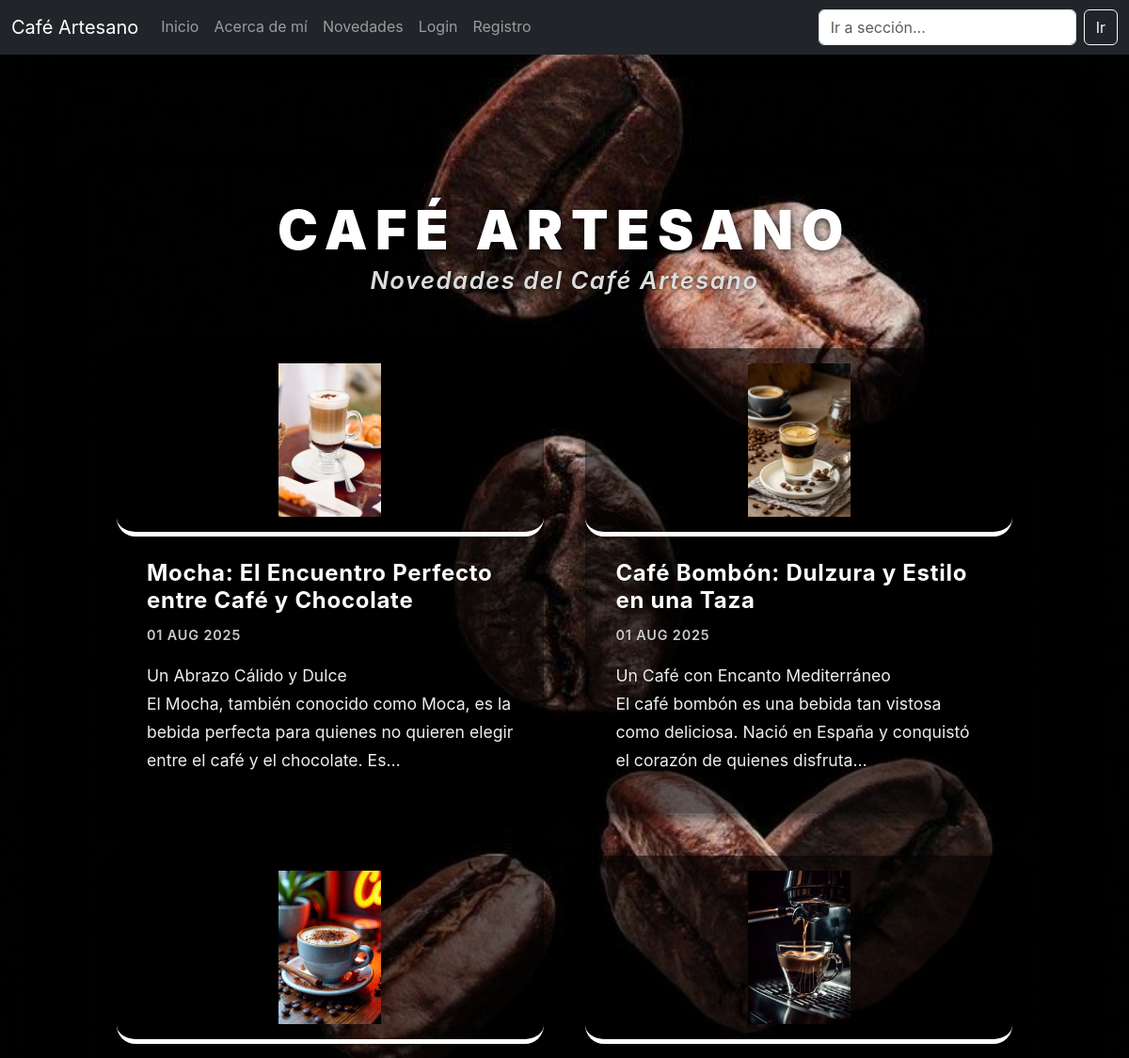
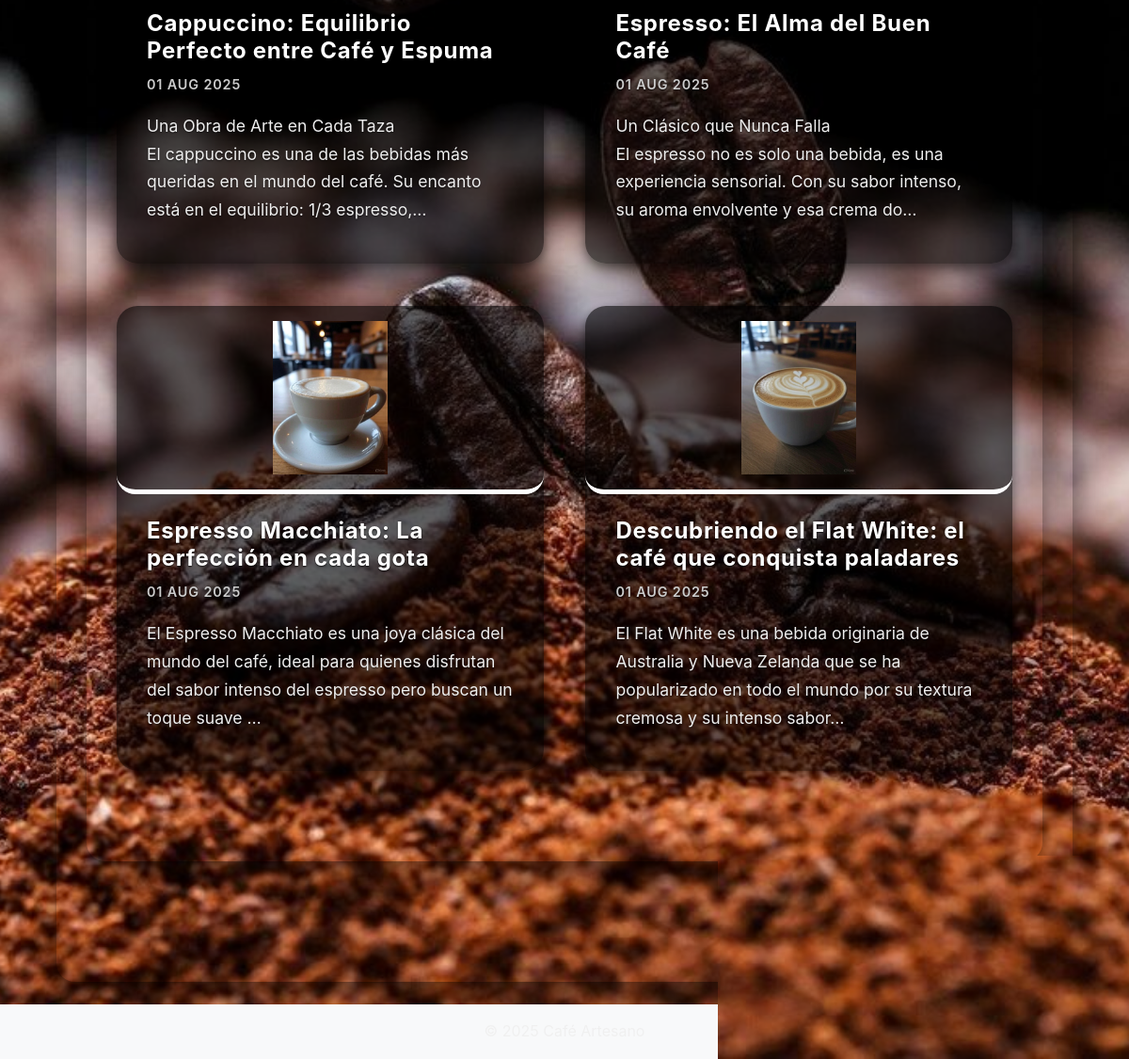
Page /novedades/pages/ on the committed database (2 pictures, top to bottom).
### novedades/models.py (models this page shows, shortened)
class Post(models.Model):
    titulo = models.CharField("Título", max_length=200)
    contenido = models.TextField("Contenido")
    imagen = models.ImageField("Imagen", upload_to='posts/', blank=True, null=True)
    fecha = models.DateTimeField("Fecha de publicación", default=timezone.now)

### novedades/views.py (the view)
# urls.py: path('pages/', BlogCafeListView.as_view(), name='list'), # Ruta para listado de posts '/pages/'
class BlogCafeListView(ListView):
    model = Post
    template_name = 'novedades/blog_list.html'
    context_object_name = 'posts'
    ordering = ['-fecha']

### novedades/templates/novedades/blog_list.html (shortened to what this page needs)
{% extends 'base.html' %}
{% load static %}
{% block content %}
  <div class="container">
    <h1 class="main-title">Café Artesano</h1>
    <h2 class="subtitle">Novedades del Café Artesano</h2>
    {% if object_list %}
      <div class="posts-grid">
        {% for post in object_list %}
          <article class="post-card" data-url="{% url 'novedades:detail' post.pk %}" role="button" tabindex="0">
            {% if post.imagen %}
              <img src="{{ post.imagen.url }}" alt="{{ post.titulo }}" class="post-image">
            {% endif %}
            <div class="post-body">
              <h3 class="post-title">{{ post.titulo }}</h3>
              <p class="post-date">{{ post.fecha|date:"d M Y" }}</p>
              <p class="post-excerpt">{{ post.contenido|truncatechars:150|linebreaksbr }}</p>
            </div>
          </article>
        {% endfor %}
      </div>
    {% else %}
      <p class="empty-message">No hay publicaciones todavía. ¡Agregá alguna desde el administrador!</p>
    {% endif %}
  </div>
{% endblock %}

### templates/base.html (shortened to what this page needs)
<!DOCTYPE html>
<html lang="es">
<head>
  {% load static %}
  <link href="https://cdn.jsdelivr.net/npm/bootstrap@5.3.0/dist/css/bootstrap.min.css" rel="stylesheet" />
  <link rel="stylesheet" href="{% static 'novedades/css/blog.css' %}" />
</head>
<body>
  <nav class="navbar navbar-expand-lg navbar-dark bg-dark shadow-sm">
    <div class="container-fluid">
      <a class="navbar-brand" href="{% url 'novedades:home' %}">
        Café Artesano
      </a>
      <div class="collapse navbar-collapse" id="navbarCafe">
        <ul class="navbar-nav me-auto mb-2 mb-lg-0">
          <li class="nav-item"><a class="nav-link" href="{% url 'novedades:home' %}">Inicio</a></li>
          <li class="nav-item"><a class="nav-link" href="{% url 'novedades:about' %}">Acerca de mí</a></li>
          <li class="nav-item"><a class="nav-link" href="{% url 'novedades:list' %}">Novedades</a></li>
          {% if user.is_authenticated %}
            <li class="nav-item"><a class="nav-link" href="{% url 'accounts:profile' %}">Perfil</a></li>
            <li class="nav-item"><a class="nav-link" href="{% url 'mensajes:lista' %}">Mensajes</a></li>
            <li class="nav-item d-flex align-items-center">
              <form action="{% url 'accounts:logout' %}" method="post" class="m-0 p-0">
                {% csrf_token %}
                <button type="submit" class="nav-link btn btn-link text-white p-0" style="text-decoration: none;">
                  Cerrar sesión
                </button>
              </form>
            </li>
          {% else %}
            <li class="nav-item"><a class="nav-link" href="{% url 'accounts:login' %}">Login</a></li>
            <li class="nav-item"><a class="nav-link" href="{% url 'accounts:signup' %}">Registro</a></li>
          {% endif %}
        </ul>
        <form class="d-flex" role="search" onsubmit="return irASeccion(event)" autocomplete="off">
          <input
            class="form-control me-2"
            type="search"
            placeholder="Ir a sección..."
            id="seccionInput"
            aria-label="Ir a sección"
            spellcheck="false"
            autocorrect="off"
            autocapitalize="none"
          />
          <button class="btn btn-outline-light" type="submit">Ir</button>
        </form>
      </div>
    </div>
  </nav>
  <main class="container my-4">
    {% block content %}{% endblock %}
  </main>
  <footer class="text-center py-3 bg-light shadow-sm">
  </footer>
</body>
</html>

### novedades/static/novedades/css/blog.css (style rules this page uses)
* { box-sizing: border-box; }
body { background-image: url('../img/fondo-cafe.jpg'); background-size: cover; background-position: center; background-repeat: no-repeat; background-attachment: fixed; font-family: 'Inter', 'Segoe UI', Tahoma, Geneva, Verdana, sans-serif; margin: 0; padding: 0; color: #f0f0f0; -webkit-font-smoothing: antialiased; -moz-osx-font-smoothing: grayscale; line-height: 1.6; min-height: 100vh; position: relative; }
.container { max-width: 1080px; margin: 4rem auto 6rem; padding: 2rem; background: transparent; border-radius: 20px; box-shadow: 0 15px 30px rgba(0, 0, 0, 0.45); color: #f0f0f0; }
.main-title { font-weight: 900; font-size: 3.6rem; text-align: center; color: #fff; text-transform: uppercase; letter-spacing: 0.15em; margin-bottom: 0.25rem; text-shadow: 1px 1px 8px rgba(0, 0, 0, 0.85); }
.subtitle { font-weight: 600; font-size: 1.6rem; text-align: center; color: #ddd; margin-bottom: 3.5rem; font-style: italic; letter-spacing: 0.06em; text-shadow: 0 1px 4px rgba(0, 0, 0, 0.7); }
.posts-grid { display: grid; grid-template-columns: repeat(auto-fit, minmax(340px, 1fr)); gap: 2.8rem; padding-bottom: 4rem; }
.post-card { background: rgba(0, 0, 0, 0.6); border-radius: 22px; box-shadow: 0 10px 20px rgba(0, 0, 0, 0.4), 0 4px 10px rgba(0, 0, 0, 0.3); cursor: pointer; overflow: hidden; display: flex; flex-direction: column; transition: box-shadow 0.35s cubic-bezier(0.4, 0, 0.2, 1), transform 0.35s cubic-bezier(0.4, 0, 0.2, 1); min-height: 420px; color: #f0f0f0; }
.post-image { width: 100%; height: 200px; object-fit: contain; background-color: transparent; padding: 1rem; border-bottom: 5px solid #fff; transition: box-shadow 0.4s ease; user-select: none; display: block; margin: 0 auto; border-radius: 0 0 20px 20px; }
.post-body { padding: 1.6rem 2rem; display: flex; flex-direction: column; flex-grow: 1; }
.post-title { font-size: 1.5rem; font-weight: 700; color: #fff; margin-bottom: 0.6rem; line-height: 1.2; flex-shrink: 0; letter-spacing: 0.03em; user-select: none; text-shadow: 0 1px 2px rgba(0, 0, 0, 0.85); }
.post-date { font-size: 0.9rem; color: #ccc; margin-bottom: 1.1rem; font-weight: 600; letter-spacing: 0.06em; text-transform: uppercase; user-select: none; text-shadow: 0 1px 2px rgba(0, 0, 0, 0.7); }
.post-excerpt { font-size: 1.1rem; color: #eee; line-height: 1.7; flex-grow: 1; overflow-wrap: break-word; user-select: text; text-shadow: 0 1px 2px rgba(0, 0, 0, 0.6); }
html { scroll-behavior: smooth; }

### rows in the picture
Post: imagen (picture), titulo "Mocha: El Encuentro Perfecto entre Café y Chocolate", fecha "01 AUG 2025", contenido "Un Abrazo Cálido y Dulce El Mocha, también conocido como Moca, es la bebida perfecta para quienes no quieren elegir entre el café y el chocolate. Es…"
Post: imagen (picture), titulo "Café Bombón: Dulzura y Estilo en una Taza", fecha "01 AUG 2025", contenido "Un Café con Encanto Mediterráneo El café bombón es una bebida tan vistosa como deliciosa. Nació en España y conquistó el corazón de quienes disfruta…"
Post: imagen (picture), titulo "Cappuccino: Equilibrio Perfecto entre Café y Espuma", fecha "01 AUG 2025", contenido "Una Obra de Arte en Cada Taza El cappuccino es una de las bebidas más queridas en el mundo del café. Su encanto está en el equilibrio: 1/3 espresso,…"
Post: imagen (picture), titulo "Espresso: El Alma del Buen Café", fecha "01 AUG 2025", contenido "Un Clásico que Nunca Falla El espresso no es solo una bebida, es una experiencia sensorial. Con su sabor intenso, su aroma envolvente y esa crema do…"
Post: imagen (picture), titulo "Espresso Macchiato: La perfección en cada gota", fecha "01 AUG 2025", contenido "El Espresso Macchiato es una joya clásica del mundo del café, ideal para quienes disfrutan del sabor intenso del espresso pero buscan un toque suave …"
Post: imagen (picture), titulo "Descubriendo el Flat White: el café que conquista paladares", fecha "01 AUG 2025", contenido "El Flat White es una bebida originaria de Australia y Nueva Zelanda que se ha popularizado en todo el mundo por su textura cremosa y su intenso sabor…"
